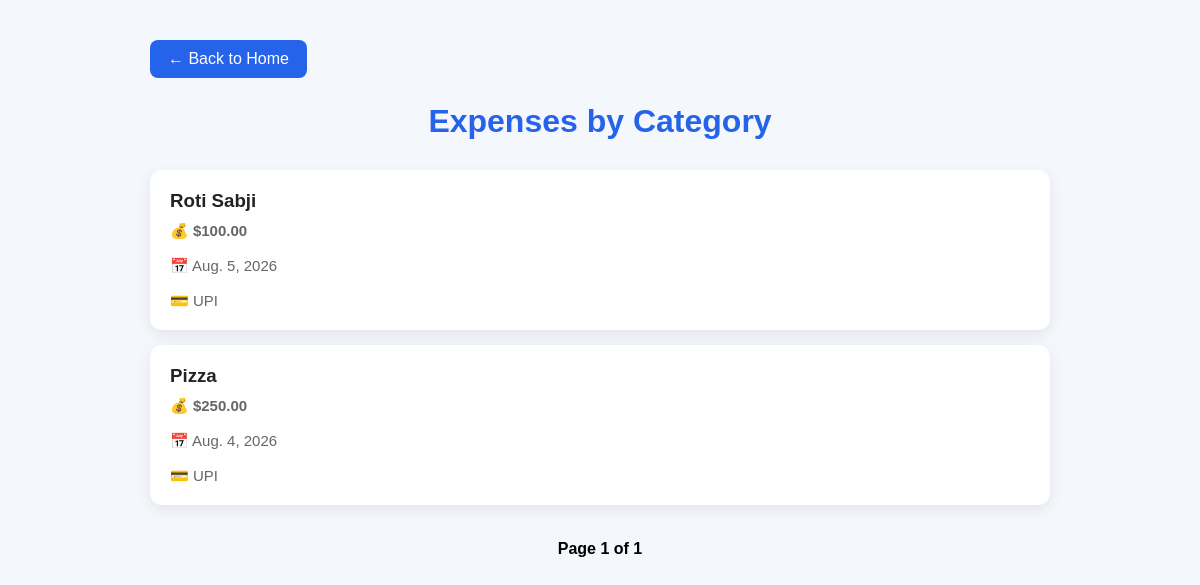
/view_form/?category=food (signed in), run on the app's committed database.
### Tracker/models.py (models this page shows, shortened)
class Expense(models.Model):
    user = models.ForeignKey(
        User,
        on_delete=models.CASCADE
    )
    title = models.CharField(max_length=100)
    amount = models.DecimalField(max_digits=10, decimal_places=2)
    date = models.DateField()
    category = models.CharField(max_length=50)
    payment = models.CharField(max_length=50, default='UPI')
    date=models.DateField(auto_now_add=True)
    description = models.TextField(blank=True, null=True)

### Tracker/views.py (the view)
# urls.py: path('view_form/', views.view_form, name='view_form'),
@login_required
def view_form(request):
    category = request.GET.get("category")
    expenses = Expense.objects.filter(user=request.user, category=category).order_by("-date")
    pagination = Paginator(expenses, 5)
    page_number = request.GET.get("page")
    page_obj = pagination.get_page(page_number)
    return render(
        request,
        "view_form.html",
        {
            "expenses": expenses,
            "page_obj": page_obj
        }
    )

### Tracker/templates/view_form.html (shortened to what this page needs)
<!DOCTYPE html>
<html lang="en">
<head>
</head>
<body>
<div class="container">
    <a href="{% url 'home' %}" class="back-btn">
        ← Back to Home
    </a>
    <h1>Expenses by Category</h1>
    {% if page_obj %}
        {% for expense in page_obj %}
        <div class="expense-card">
            <h3>{{ expense.title }}</h3>
            <div class="expense-info">
                💰 <strong>${{ expense.amount }}</strong>
                <br><br>
                📅 {{ expense.date }}
                <br><br>
                💳 {{ expense.payment }}
            </div>
        </div>
        {% endfor %}
        <div class="pagination">
            <span>
                Page {{ page_obj.number }}
                of
                {{ page_obj.paginator.num_pages }}
            </span>
        </div>
    {% else %}
        <div class="empty">
            <h2>No Expenses Found</h2>
        </div>
    {% endif %}
</div>
</body>
</html>

### Tracker/templates/view_form.html (style rules this page uses)
* { margin:0; padding:0; box-sizing:border-box; font-family:Arial, Helvetica, sans-serif; }
body { background:#f4f7fc; padding:40px; }
.container { max-width:900px; margin:auto; }
h1 { text-align:center; color:#2563eb; margin-bottom:30px; }
.back-btn { display:inline-block; text-decoration:none; background:#2563eb; color:white; padding:10px 18px; border-radius:8px; margin-bottom:25px; transition:.3s; }
.expense-card { background:white; padding:20px; margin-bottom:15px; border-radius:12px; box-shadow:0 5px 15px rgba(0,0,0,.08); transition:.3s; }
.expense-card h3 { color:#222; margin-bottom:10px; }
.expense-info { color:#666; font-size:15px; }
.pagination { text-align:center; margin-top:35px; }
.pagination span { font-weight:bold; margin:0 10px; }

### data on the page
Expense: title "Roti Sabji", amount "100.00", date "Aug. 5, 2026", payment "UPI"
Expense: title "Pizza", amount "250.00", date "Aug. 4, 2026", payment "UPI"

### other printed values
{{ page_obj.number }} "1"
{{ page_obj.paginator.num_pages }} "1"
